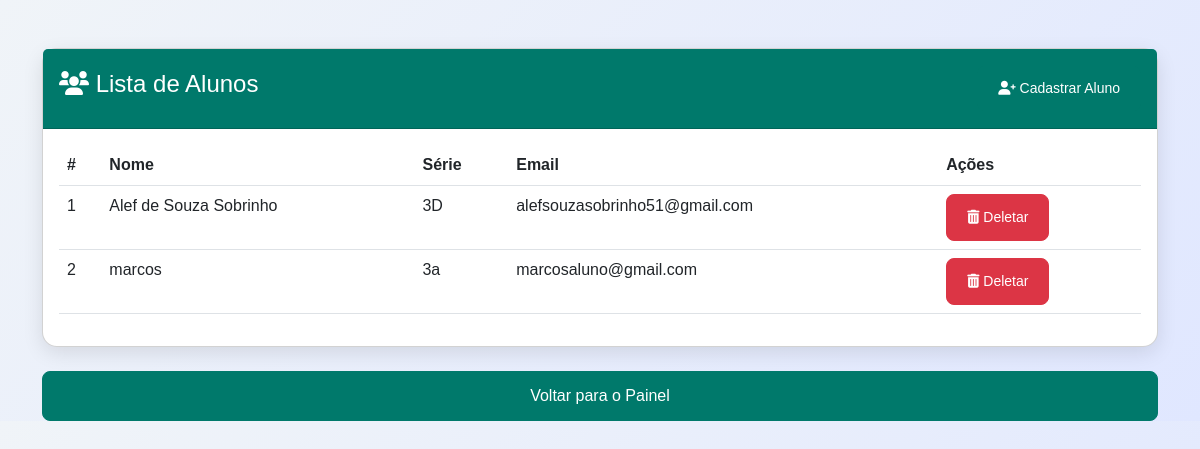
The page /frontend/lista_alunos.php (signed in) on the database its author committed.
### tables this page shows
CREATE TABLE `alunos` (
  `id` int(11) NOT NULL,
  `nome` varchar(255) NOT NULL,
  `serie` varchar(50) NOT NULL,
  `email` varchar(255) NOT NULL,
  `senha` varchar(255) NOT NULL,
  `professor_id` int(11) DEFAULT NULL
);

### frontend/lista_alunos.php (the view, shortened to what this page needs)
<!DOCTYPE html>
<html lang="pt">
<head>
    <link href="https://cdn.jsdelivr.net/npm/bootstrap@5.3.0/dist/css/bootstrap.min.css" rel="stylesheet">
    <link href="https://cdnjs.cloudflare.com/ajax/libs/font-awesome/6.0.0-beta3/css/all.min.css" rel="stylesheet">
    <link rel="stylesheet" href="_css/lista_alunos.css">
</head>
<body>
    <div class="container mt-5">
        <div class="card">
            <div class="card-header">
                <div class="d-flex justify-content-between align-items-center">
                    <h4><i class="fas fa-users"></i> Lista de Alunos</h4>
                    <a href="cadastro_aluno.php" class="btn btn-primary btn-sm">
                        <i class="fas fa-user-plus"></i> Cadastrar Aluno
                    </a>
                </div>
            </div>
            <div class="card-body">
                <?php
                require '../includes/conn.php';
                $sql = "SELECT id, nome, serie, email FROM alunos";
                $result = $conn->query($sql);
                if ($result->num_rows > 0) {
                    echo "<table class='table table-hover'>
                            <thead>
                                <tr>
                                    <th>#</th>
                                    <th>Nome</th>
                                    <th>Série</th>
                                    <th>Email</th>
                                    <th>Ações</th>
                                </tr>
                            </thead>
                            <tbody>";
                    while ($row = $result->fetch_assoc()) {
                        echo "<tr>
                                <td>" . $row['id'] . "</td>
                                <td>" . $row['nome'] . "</td>
                                <td>" . $row['serie'] . "</td>
                                <td>" . $row['email'] . "</td>
                                <td>
                                    <a href='?deletar=" . $row['id'] . "' class='btn btn-danger btn-sm'>
                                        <i class='fas fa-trash-alt'></i> Deletar
                                    </a>
                                </td>
                            </tr>";
                    }
                    echo "</tbody></table>";
                } else {
                    echo "<p>Nenhum aluno cadastrado.</p>";
                }
                ?>
            </div>
        </div>
        <br>
                <a href="dashboard.php" class="btn btn-primary w-100" id="voltaDashboardId">Voltar para o Painel</a>
                <br>
    </div>
</body>
</html>

### frontend/_css/lista_alunos.css (style rules this page uses)
body { background: linear-gradient(135deg, #f0f4f8, #e0e7ff); font-family: 'Arial', sans-serif; color: #212121; }
.container { margin-top: 40px; }
.card { border-radius: 15px; box-shadow: 0px 6px 20px rgba(0, 0, 0, 0.1); }
.card-header { background-color: #00796b; color: white; border-radius: 15px 15px 0 0; padding: 1rem; }
.btn-primary { background-color: #00796b; border-color: #00796b; padding: 12px 20px; border-radius: 8px; transition: all 0.3s ease; }
.btn-danger { background-color: #dc3545; border-color: #dc3545; padding: 12px 20px; border-radius: 8px; transition: all 0.3s ease; }

### rows shown on the page
alunos: id "1", nome "Alef de Souza Sobrinho", serie "3D", email "alefsouzasobrinho51@gmail.com"
alunos: id "2", nome "marcos", serie "3a", email "marcosaluno@gmail.com"
